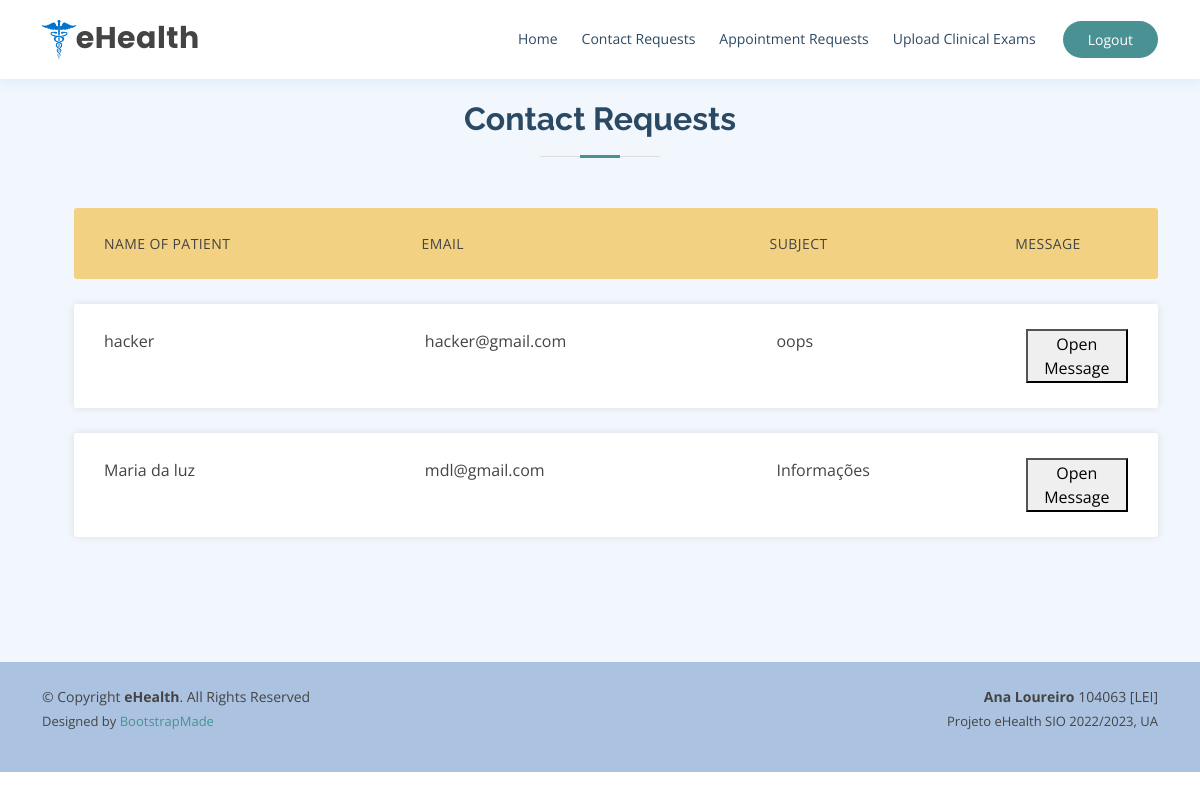
Screenshot of /ADMcontactReq.php (signed in) with the database file from the repository.
### tables this page shows
CREATE TABLE `contact` (
  `name` varchar(64) NOT NULL,
  `email` varchar(64) NOT NULL,
  `subject` varchar(64) NOT NULL,
  `message` varchar(200) NOT NULL
);

### www/ADMcontactReq.php (the view, shortened to what this page needs)
<!DOCTYPE html>
<html lang="en">
<head>
  <link href="assets/vendor/fontawesome-free/css/all.min.css" rel="stylesheet">
  <link href="assets/vendor/animate.css/animate.min.css" rel="stylesheet">
  <link href="assets/vendor/bootstrap/css/bootstrap.min.css" rel="stylesheet">
  <link href="assets/vendor/bootstrap-icons/bootstrap-icons.css" rel="stylesheet">
  <link href="assets/vendor/boxicons/css/boxicons.min.css" rel="stylesheet">
  <link href="assets/vendor/glightbox/css/glightbox.min.css" rel="stylesheet">
  <link href="assets/vendor/remixicon/remixicon.css" rel="stylesheet">
  <link href="assets/vendor/swiper/swiper-bundle.min.css" rel="stylesheet">
  <link href="assets/css/style.css" rel="stylesheet">
</head>
<body>
<?php
  include_once 'layout/header.php'
?>
  <section id="exams" class="appointment section-bg">
    <div class="container">
      <div class="section-title">
        <h2>Contact Requests</h2>
      </div>
      <ul class="responsive-table-appointment">
        <li class="table-header">
          <div class="col col-1">Name of Patient</div>
          <div class="col col-2">Email</div>
          <div class="col col-3">Subject</div>
          <div class="col col-4">Message</div>
        </li>
        <?php
            require_once 'phpFunctions/dbh.inc.php';
            if($_SESSION["userType"] == "admin"){
              $sql = "SELECT * FROM contact";
              if(!mysqli_query($conn, $sql)) {
                echo "<script>alert('Something went wrong. Please try again later')</script>";
                exit();
              }else{
                $resultData = mysqli_query($conn, $sql);
              }
              while ($row = $resultData->fetch_assoc()){
                  $num = $num+1;
                  echo '<li class="table-row">';
                  echo '<div class="col col-1" data-label="name">' .$row["name"] . '</div>';
                  echo '<div class="col col-2" data-label="email">' .$row["email"] . '</div>';
                  echo '<div class="col col-3" data-label="phone">' .$row["subject"] . '</div>';
                  echo "<div class='col col-7' data-label='Message'><button type='button' class='btn-lg' data-toggle='modal' data-target='#approve".$num."'>Open Message</button></div>";
              }
            }
          ?>
  </section>
  <?php
  include_once 'layout/footer.php'
  ?>
</body>
</html>

### www/assets/css/style.css (style rules this page uses)
body { font-family: "Open Sans", sans-serif; color: #444444; }
h1, h2, h3, h4, h5, h6 { font-family: "Raleway", sans-serif; }
section { padding: 100px 0; overflow: hidden; }
.section-bg { background-color: #f1f7fd; }
.section-title { text-align: center; padding-bottom: 30px; }
.section-title h2 { font-size: 32px; font-weight: bold; margin-bottom: 20px; padding-bottom: 20px; position: relative; color: #2c4964; }
.section-title h2::before { content: ""; position: absolute; display: block; width: 120px; height: 1px; background: #ddd; bottom: 1px; left: calc(50% - 60px); }
.section-title h2::after { content: ""; position: absolute; display: block; width: 40px; height: 3px; background: #4a9194; bottom: 0; left: calc(50% - 20px); }
.responsive-table-appointment li { border-radius: 3px; padding: 25px 30px; display: flex; justify-content: space-between; margin-bottom: 25px; }
.responsive-table-appointment .table-header { background-color: #f2d183; font-size: 14px; text-transform: uppercase; letter-spacing: 0.03em; }
.responsive-table-appointment .table-row { background-color: #fff; box-shadow: 0px 0px 9px 0px rgba(0, 0, 0, 0.1); }
.responsive-table-appointment .col-1 { flex-basis: 17%; }
.responsive-table-appointment .col-2 { flex-basis: 20%; }
.responsive-table-appointment .col-3 { flex-basis: 10%; }
.responsive-table-appointment .col-4 { flex-basis: 11%; }
.responsive-table-appointment .col-7 { flex-basis: 10%; }

### rows the page displays
contact: name "hacker", email "hacker@gmail.com", subject "oops"
contact: name "Maria da luz", email "mdl@gmail.com", subject "Informações"
